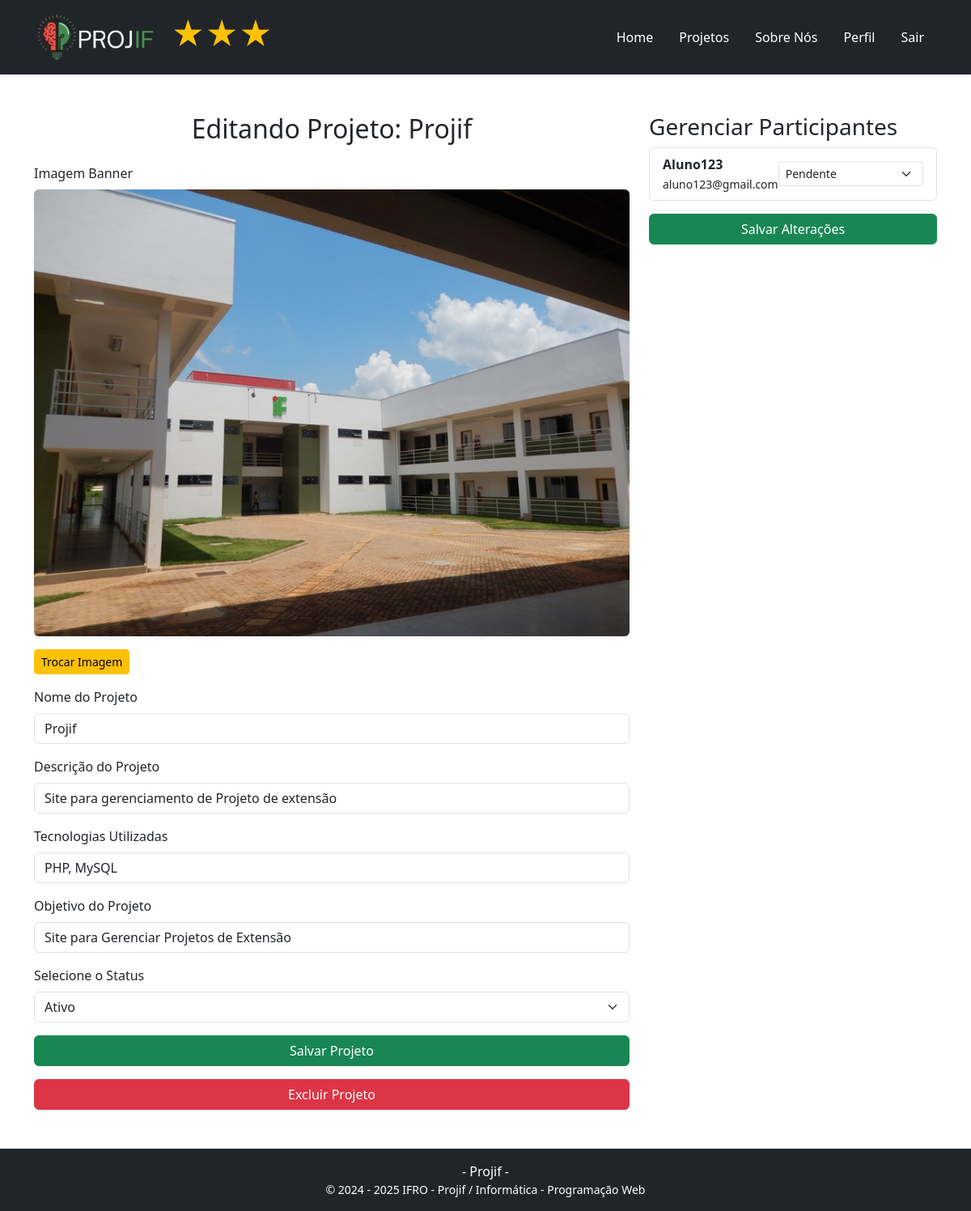
/projeto/editar/2 (signed in), run on the app's committed database.
### tables this page shows
CREATE TABLE `projetos` (
  `id` int(255) NOT NULL,
  `title` varchar(255) NOT NULL,
  `description` varchar(255) NOT NULL,
  `texto` text NOT NULL,
  `data_inicio` date DEFAULT NULL,
  `status` varchar(1) NOT NULL,
  `usuario_id` int(255) NOT NULL,
  `Tecnologias` varchar(255) NOT NULL,
  `banner` varchar(255) DEFAULT NULL
);

CREATE TABLE `projeto_participantes` (
  `id` int(11) NOT NULL,
  `projeto_id` int(11) NOT NULL,
  `usuario_id` int(11) NOT NULL,
  `status` enum('pendente','aprovado') DEFAULT 'pendente'
);

CREATE TABLE `usuarios` (
  `id` int(11) NOT NULL,
  `nome` varchar(100) NOT NULL,
  `email` varchar(100) NOT NULL,
  `senha` varchar(255) NOT NULL,
  `cargo_id` int(11) NOT NULL DEFAULT 3
);

### app/controllers/projetoController.php (called while the page is built, shortened)
<?php
class ProjetoController extends Controller
{
    public function editar($id)
    {
        $projeto = Projeto::buscarPorId($id);
        View::render('projeto/editar', ['projeto' => $projeto]);
    }
}

### public/index.php (called while the page is built, shortened)
<?php
$url = $_GET['url'] ?? '/';
Router::dispatch($url);

### app/models/projeto.php (called while the page is built, shortened)
<?php
class Projeto extends Model
{
    public static function buscarPorId($id)
    {
        $db = self::getDB();
        $stmt = $db->prepare("SELECT * FROM projetos WHERE id = ?");
        $stmt->execute([$id]);
        return $stmt->fetch(PDO::FETCH_ASSOC);
    }
public static function buscarParticipantes($projeto_id)
{
    $pdo = Conexao::getConexao();
    $sql = "SELECT u.id, u.nome, u.email, pp.status
            FROM projeto_participantes pp
            INNER JOIN usuarios u ON pp.usuario_id = u.id
            WHERE pp.projeto_id = :projeto_id";
    $stmt = $pdo->prepare($sql);
    $stmt->bindParam(':projeto_id', $projeto_id, PDO::PARAM_INT);
    $stmt->execute();
    return $stmt->fetchAll(PDO::FETCH_ASSOC);
}
}

### app/views/projeto/editar.php (the view, shortened to what this page needs)
<!DOCTYPE html>
<html lang="pt-BR">
<head>
    <link rel="stylesheet" href="<?= URL ?>/bootstrap/css/bootstrap.min.css">
</head>
<body>
    <?php include './../app/views/partial/header.php'; ?>
    <div class="container my-5">
    <div class="row">
        <div class="col-md-8">
            <h2 class="text-center mb-4">Editando Projeto: <?= $projeto['title'] ?></h2>
            <form action="<?= URL ?>projeto/salvar" method="POST" enctype="multipart/form-data">
                <div class="mb-3">
                    <label for="banner" class="form-label">Imagem Banner</label>
                    <?php if (!empty($projeto['banner'])): ?>
                        <div class="mb-3">
                            <img src="<?= URL . 'public/' . $projeto['banner'] ?>" alt="Banner do Projeto" class="img-fluid rounded shadow-sm">
                        </div>
                        <button type="button" class="btn btn-warning btn-sm" id="trocarBanner">Trocar Imagem</button>
                    <?php endif; ?>
                </div>
                <div class="mb-3">
                    <label for="title" class="form-label">Nome do Projeto</label>
                    <input type="text" class="form-control" id="title" name="title" value="<?= htmlspecialchars($projeto['title']) ?>" required>
                </div>
                <div class="mb-3">
                    <label for="description" class="form-label">Descrição do Projeto</label>
                    <input type="text" class="form-control" id="description" name="description" value="<?= htmlspecialchars($projeto['description']) ?>" required>
                </div>
                <div class="mb-3">
                    <label for="technologies" class="form-label">Tecnologias Utilizadas</label>
                    <input type="text" class="form-control" id="technologies" name="technologies" value="<?= htmlspecialchars($projeto['Tecnologias']) ?>" required>
                </div>
                <div class="mb-3">
                    <label for="objective" class="form-label">Objetivo do Projeto</label>
                    <input type="text" class="form-control" id="objective" name="objective" value="<?= htmlspecialchars($projeto['texto']) ?>" required>
                </div>
                <div class="mb-3">
                    <label for="status" class="form-label">Selecione o Status</label>
                    <select class="form-select" id="status" name="status" required>
                        <option value="A" <?= $projeto['status'] == 'ativo' ? 'selected' : '' ?>>Ativo</option>
                    </select>
                </div>
                <button type="submit" class="btn btn-success w-100">Salvar Projeto</button>
            </form>
            <form action="<?= URL . 'projeto/apagar/' . $projeto['id'] ?>" method="POST" onsubmit="return confirm('Tem certeza que deseja excluir este projeto?')">
                <button type="submit" class="btn btn-danger mt-3 w-100">Excluir Projeto</button>
            </form>
        </div>
        <div class="col-md-4">
    <form action="<?= URL ?>projeto/alterar_status" method="POST">
        <?php
        $participantes = Projeto::buscarParticipantes($projeto['id']);
        ?>
        <h3>Gerenciar Participantes</h3>
        <?php if (!empty($participantes)): ?>
            <ul class="list-group">
                <?php foreach ($participantes as $participante): ?>
                    <li class="list-group-item d-flex justify-content-between align-items-center">
                        <div>
                            <strong><?= htmlspecialchars($participante['nome']) ?></strong>
                            <br>
                            <small><?= htmlspecialchars($participante['email']) ?></small>
                        </div>
                        <select class="form-select form-select-sm status-participante" name="status[<?= $participante['id'] ?>]">
                            <option value="pendente" <?= $participante['status'] == 'pendente' ? 'selected' : '' ?>>Pendente</option>
                        </select>
                    </li>
                <?php endforeach; ?>
            </ul>
        <?php else: ?>
            <p class="text-muted">Nenhum participante no momento.</p>
        <?php endif; ?>
        <button type="submit" class="btn btn-success mt-3 w-100">Salvar Alterações</button>
    </form>
</div>
    </div>
</div>
    <?php include './../app/views/partial/footer.php'; ?>
</body>
</html>

### app/core/router.php (shortened to what this page needs)
<?php
class Router
{
    private static $routes = [];
    public static function get($route, $controller)
    {
        $route = preg_replace('/{(\w+)}/', '(?P<\1>[^/]+)', trim($route, '/'));
        self::$routes['GET'][$route] = $controller;
    }
    public static function post($route, $controller)
    {
        $route = preg_replace('/{(\w+)}/', '(?P<\1>[^/]+)', trim($route, '/'));
        self::$routes['POST'][$route] = $controller;
    }
    public static function dispatch($url)
    {
        $url = trim(parse_url($url, PHP_URL_PATH), '/');
        $method = $_SERVER['REQUEST_METHOD'];
        foreach (self::$routes[$method] as $route => $controller) {
            if (preg_match("#^$route$#", $url, $matches)) {
                $params = array_filter($matches, 'is_string', ARRAY_FILTER_USE_KEY);
                [$controller, $method] = explode('@', $controller);
                $controller = "App\\Controllers\\$controller";
                if (class_exists($controller) && method_exists($controller, $method)) {
                    call_user_func_array([new $controller, $method], $params);
                    return;
                }
            }
        }
    }
}

### data on the page
projetos: title "Projif", banner (picture), description "Site para gerenciamento de Projeto de extensão", technologies "PHP, MySQL", objective "Site para Gerenciar Projetos de Extensão"
projeto_participantes: usuario.nome "Aluno123", usuario.email "aluno123@gmail.com", status+usuario "Pendente"
